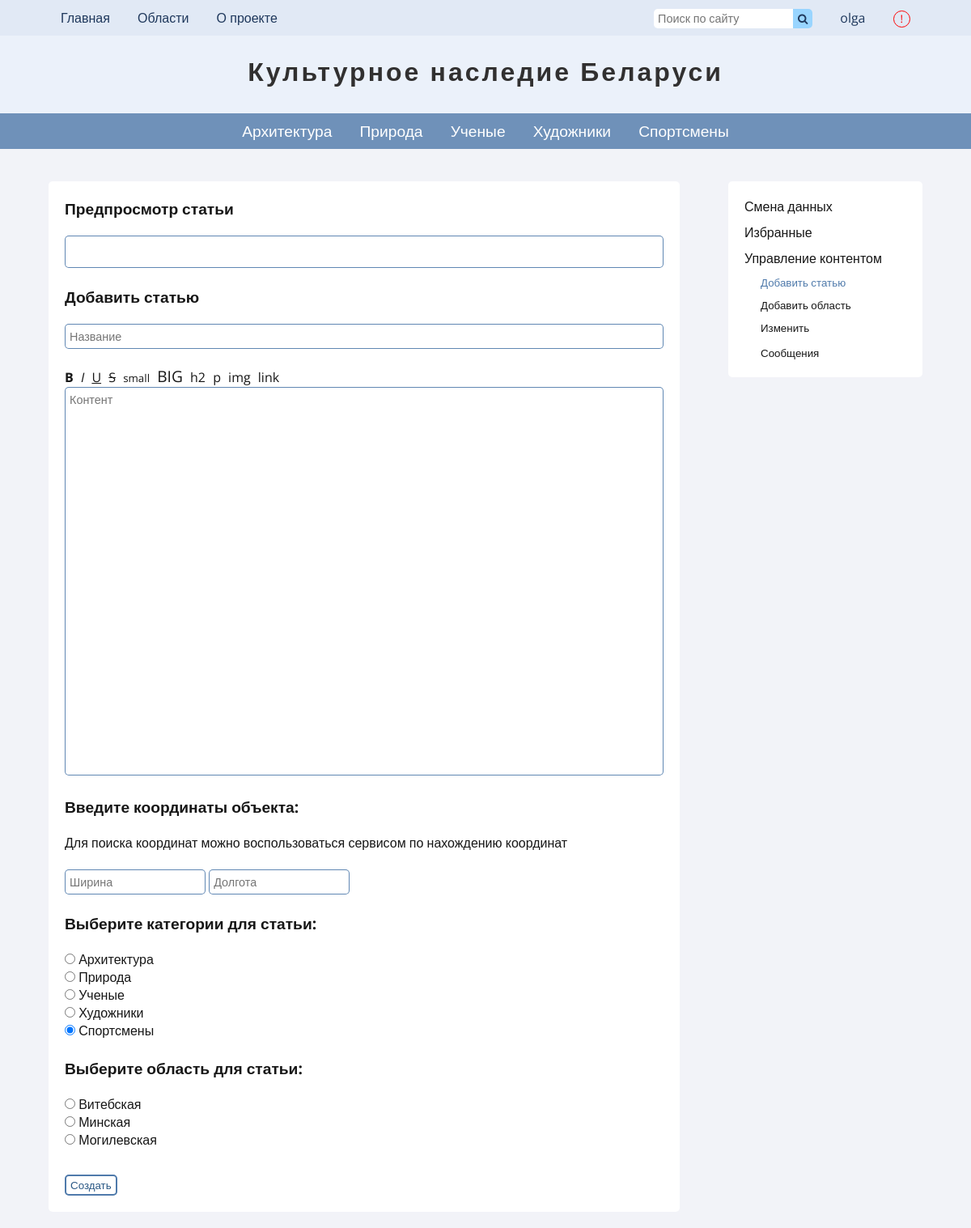
/pages/content-manager.php?mode=create_article (signed in), run on an earlier commit of the app's database.
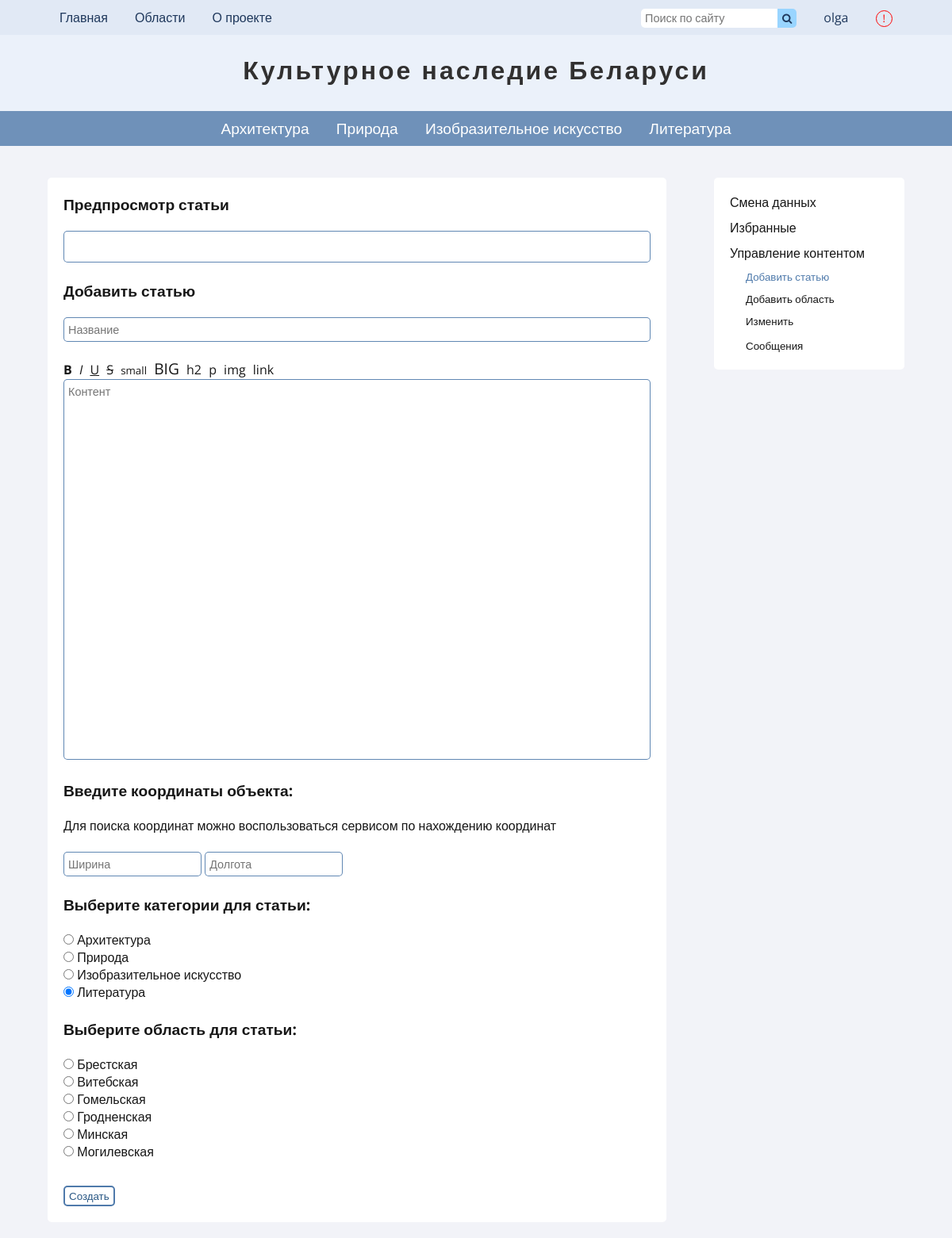
And on a later commit of the database.
### tables this page shows
CREATE TABLE `users` (
  `id` int(11) NOT NULL,
  `name` varchar(20) NOT NULL,
  `password` text NOT NULL,
  `email` varchar(50) NOT NULL,
  `vkey` text NOT NULL,
  `verified` int(2) NOT NULL DEFAULT 0,
  `status` varchar(20) NOT NULL DEFAULT 'member',
  `created` timestamp NOT NULL DEFAULT current_timestamp(),
  `tracked_articles` text DEFAULT NULL
);

CREATE TABLE `categories` (
  `id` int(11) NOT NULL,
  `title` varchar(100) NOT NULL,
  `description` text NOT NULL,
  `last_author` varchar(20) DEFAULT NULL,
  `pubdate` timestamp NOT NULL DEFAULT current_timestamp()
);

CREATE TABLE `districts` (
  `id` int(11) NOT NULL,
  `title` text NOT NULL,
  `description` text NOT NULL,
  `last_author` text DEFAULT NULL
);

### includes/get-user.php (called while the page is built)
<?php
	if (isset($_SESSION['user'])) {
		$user_id = $_SESSION['user'];
		$user = mysqli_query($connection, "SELECT * FROM `users` WHERE `id` = $user_id");
		if (mysqli_num_rows($user) !== false) {
			$user = mysqli_fetch_assoc($user);
			$user_name = $user['name'];
		}
	}

### includes/config.php (called while the page is built, shortened)
<?php
	$params = array(
		'title' => 'Культурное наследие Беларуси'
	);

### pages/content-manager.php (the view, shortened to what this page needs)
<?php require '../includes/config.php' ?>
<!DOCTYPE html>
<html lang="ru">
<head>
	<?php include '../includes/get-user.php'; if (isset($_SESSION['user']) and $user['status'] == 'editor' or $user['status'] == 'admin') { ?>
	<?php include '../includes/common-header.php' ?>
	<link rel="stylesheet" type="text/css" href="../css/article.css?version=1.0">
	<link rel="stylesheet" type="text/css" href="../css/content-manager.css?version=1.0">
</head>
<body>
	<?php
	function currentUrl($url)
				{
					if (strpos($_SERVER['REQUEST_URI'], $url) !== false) {
						echo 'current-page';
					}
				}
		include '../includes/header.php';
		include '../includes/vcs.php';
		$mode = $_GET['mode'];
		if ($mode == 'create_article') {
			$mode_name = 'Добавить статью';
			$title_placeholder = 'Название';
			$textarea_placeholder = "Контент";
		}
		?>
		<aside>
			<?php include '../includes/user-page-aside.php'; ?>
		</aside>
			<?php include '../includes/user-page-aside.php'; ?>
		<section class="side-section">
		<?php
		if ($mode == 'create_article' or $mode == 'update_article' or $mode == 'add_district' or $mode == 'update_district' or $mode == 'update_category' or $mode == 'add_category') { ?>
			<div>
				<div class="page_subtitle">
					<span>
						Предпросмотр статьи
					</span>
				</div>
				<article class="post-preview">
				</article>
			</div>
			<br>
		<?php } ?>
			<div>
				<div class="page_subtitle">
					<span>
						<?php echo $mode_name ?>
					</span>
				</div>
				<form action="content-manager-handler.php" method="post" autocomplete="off">
					<input id="title" type="text" name="title" placeholder="<?php echo $title_placeholder ?>" required="true" value="<?php echo @$title ?>">
					<?php
						if ($mode == 'create_article' or $mode == 'update_article' or $mode == 'add_district' or $mode == 'update_district' or $mode == 'update_category' or $mode == 'add_category') {
							?>
							<div class="toolbar">
								<button type="button" onclick="add('<b></b>', 3)"><b>B</b></button>
								<button type="button" onclick="add('<i></i>', 3)"><i>I</i></button>
								<button type="button" onclick="add('<u></u>', 3)"><u>U</u></button>
								<button type="button" onclick="add('<s></s>', 3)"><s>S</s></button>
								<button type="button" onclick="add('<small></small>', 7)"><small>small</small></button>
								<button type="button" onclick="add('<big></big>', 5)"><big>BIG</big></button>
								<button type="button" onclick="add('<h2></h2>', 4)">h2</button>
								<button type="button" onclick="add('<p></p>', 3)">p</button>
								<button type="button" onclick='add("<img src=\"\" alt=\"\">", 10)'>img</button>
								<button type="button" onclick='add("<a href=\"\"></a>", 9)'>link</button>
							</div>
							<textarea id="post-text" name="text" type="text" placeholder="<?php echo $textarea_placeholder ?>" required="true" spellcheck="true"><?php echo @$content ?></textarea>
							<?php if (strpos($mode, 'article') !== false) { ?>
							<div class="page_subtitle">
								<span>
									Введите координаты объекта:
								</span>
							</div>
							<span>Для поиска координат можно воспользоваться <a target="blank" href="https://www.gpsies.com/coordinate.do?language=ru">сервисом по нахождению координат</a></span> <br> <br>
							<input type="text" name="lat" placeholder="Ширина" value="<?php echo @$lat; ?>">
							<input type="text" name="lng" placeholder="Долгота" value="<?php echo @$lng; ?>">
							<br> <br>
							<div class="page_subtitle">
								<span>
									Выберите категории для статьи:
								</span>
							</div>
							<div class="categories-variants">
								<?php
									$categories = mysqli_query($connection, "SELECT * from `categories`");
									if (mysqli_num_rows($categories) > 0) {
										while ($category = mysqli_fetch_assoc($categories)) {
											?>
											<div class="category-variant">
												<input <?php if ($mode == 'update_article' and strpos($category_id, $category['id']) !== false) { echo 'checked'; } else if ($mode != 'update_article') { echo 'checked'; } ?> class="category-box" type="radio" name="category" value="<?php echo $category['id'] ?>">
												<label class="category-title" for="category"><?php echo $category['title'] ?></label>
											</div>
											<?php
										}
									}
								?>
							</div>
							<br>
							<div class="page_subtitle">
								<span>
									Выберите область для статьи:
								</span>
							</div>
							<div class="categories-variants">
								<?php
									$districts = mysqli_query($connection, "SELECT * from `districts` ORDER BY `title`");
									if (mysqli_num_rows($districts) > 0) {
										while ($district = mysqli_fetch_assoc($districts)) {
											?>
											<div class="category-variant">
												<input <?php if ($mode == 'update_article' and strpos($district_id, $district['id']) !== false) { echo 'checked'; } ?> class="category-box" type="radio" name="district" value="<?php echo $district['id'] ?>">
												<label class="category-title" for="district"><?php echo $district['title'] ?></label>
											</div>
											<?php
										}
									}
								?>
							</div>
							<?php } ?>
							<?php
						}
						if ($mode == 'add_category' or $mode == 'create_article' or $mode == 'add_district') {
							?>
							<br>
							<button class="send-button">Создать</button>
							<?php
						}
					?>
				</form>
			</div>
		</section>
	</body>
</html>
<?php }?>

### includes/common-header.php (shortened to what this page needs)
<link rel="stylesheet" type="text/css" href="../css/main.css?version=1.0">
<link rel="stylesheet" type="text/css" href="../css/aside.css?version=1.0">

### includes/header.php (shortened to what this page needs)
<?php require '../includes/get-user.php' ?>
<?php require '../includes/menu-manager.php' ?>
<link rel="stylesheet" type="text/css" href="../css/header.css">
<link rel="stylesheet" href="https://cdnjs.cloudflare.com/ajax/libs/font-awesome/4.7.0/css/font-awesome.min.css">
<header>
	<div class="tool-section">
		<div id="tool-content">
			<div id="left">
				<a href="home.php">Главная</a>
				<div class="dropdown">
					<a onclick="showDistricts()">Области</a>
				</div>
				<a href="about.php">О проекте</a>
			</div>
			<div id="right">
				<div class="search-section">
					<form method="get" action="../pages/search-results.php" autocomplete="off">
						<input class="search-input" type="text" placeholder="Поиск по сайту" name="search_key" value="<?php if (isset($key)) {echo $key;} ?>" maxlength="25">
						<button class="search-btn" type="submit"><i class="fa fa-search"></i></button>
					</form>
				</div>
				<?php
					if (!isset($_SESSION['user'])) { ?>
						<a href="login.php">Вход</a>
					<?php }
					else { ?>
						<a href="user.php"><?php echo $user_name  ?></a>
					<?php } ?>
				<button id="complain-button" title="Сообщить о проблеме модераторам" type="button" onclick="fullwindowpopup()"><span id="exclamation-mark">!</span></button>
			</div>
		</div>
	</div>
	<div class="logo">
		<a href="home.php">
		<?php echo $params['title'] ?></a>
	</div>
	<div class="categories-section">
		<ul id="categories-section">
			<?php
				$categories = mysqli_query($connection, "SELECT `title`, `id` FROM `categories` ORDER BY `id` ASC");
				while ($cat = mysqli_fetch_assoc($categories)) {
					$id = $cat['id'];
					?>
					<li <?php cur_page("category.php?cat=" . $id) ?>><a href="category.php?cat=<?php echo $id ?>"><?php echo $cat['title'] ?> </a></li>
			<?php } ?>
		</ul>
	</div>
</header>

### includes/menu-manager.php
<?php
	function cur_page ($current) {
		$url = $_SERVER['REQUEST_URI'];
		if (strpos($url, $current) !== false) {
			echo "class='current_page'";
		}
	}

### includes/user-page-aside.php
<a class="<?php currentUrl('user') ?>" href="user.php">Смена данных</a>
<a class="<?php currentUrl('tracked') ?>" href="tracked.php">Избранные</a>
<?php
	if (isset($_SESSION['user']) and ($user['status'] == 'editor' or $user['status'] == 'admin')) { ?>
	<span>Управление контентом</span>
	<div class="manage-options">
		<small><?php include '../includes/content-manager-aside-content.php' ?></small>
	</div>
<?php } ?>

### includes/content-manager-aside-content.php (shortened to what this page needs)
<?php
	include '../includes/get-user.php';
?>
<a href="content-manager.php?mode=create_article" class="<?php currentUrl('create_article') ?>">Добавить статью</a>
<a href="content-manager.php?mode=add_district" class="<?php currentUrl('add_district') ?>">Добавить область</a>
<a href="content-manager.php?mode=update" class="<?php currentUrl('update') ?>">Изменить</a>
<a href="complains.php" class="<?php currentUrl('complains') ?>">Сообщения</a>

### css/main.css (style rules this page uses)
* { margin: 0; padding: 0; font-family: 'Open Sans', sans-serif; color: #171717; box-sizing: border-box; }
body { min-height: 100vh; background-color: #f2f3f8; }
a { text-decoration: none; }
.current-page, .current_link { color: rgba(79, 122, 171, 1); }
section { overflow: auto; max-width: 100%; padding: 20px; margin: 0 5%; margin-bottom: 20px; background-color: #fff; border-radius: 5px; }
.side-section { width: 65%; float: left; }
input, textarea { border-radius: 5px; border: 1px solid rgba(79, 122, 171, 0.9); padding: 5px; font-size: 0.9em; max-width: 100%; }
.category-box, .delete-option { background-color: lightgrey; border: 1px solid #171717; }
.page_subtitle span { font-size: 1.2em; font-weight: bold; }
.page_subtitle, .centered-page-subtitle { margin-bottom: 20px; }
button { cursor: pointer; }
.send-button { color: #2a5885; margin-top: 10px; border-radius: 5px; padding: 2px 5px 2px 5px; border: 2px solid rgba(79, 122, 171, 1); background-color: transparent; }

### css/aside.css (style rules this page uses)
aside { float: right; margin-right: 5%; width: 20%; background-color: #fff; padding: 20px; border-radius: 5px; }
aside a:not(:last-child), .additional a:not(:last-child) { display: block; margin-bottom: 10px; }
form label { margin-right: 5px; }
.manage-options { margin: 10px 0 0 20px; }

### css/article.css (style rules this page uses)
article { background-color: #fff; margin: 0 auto; word-wrap: break-word; border-radius: 5px; }

### css/content-manager.css (style rules this page uses)
#title { margin-bottom: 20px; width: 100%; }
#post-text { width: 100%; resize: none; margin-bottom: 20px; min-height: 60vh; }
.toolbar button { font-size: 1em; border: 0; background-color: rgba(1, 1, 1, 0); margin-right: 5px; cursor: pointer; }
.post-preview { padding: 10px; border: 1px solid rgba(79, 122, 171, 0.9); min-height: 5vh; width: 100%; }

### css/header.css (style rules this page uses)
header { width: 100%; margin-bottom: 40px; }
.tool-section, .logo, .categories-section { width: 100%; padding: 0 5% 0 5%; }
.tool-section { text-align: center; font-size: 1em; height: 44px; line-height: 44px; background-color: #e1e9f5; }
.tool-section a, #tool-content a { cursor: pointer; color: #1f385c; margin: 5px 15px 5px 15px; }
.search-section { display: inline-block; margin-right: 15px; }
.logo { letter-spacing: 3px; font-weight: bold; word-wrap: break-word; padding-top: 0.7em; text-align: center; font-size: 2em; height: 3em; background-color: #ebf1fa; }
.logo a { cursor: default; color: #313030; }
.categories-section { text-align: center; background-color: rgba(79, 122, 171, 0.8); }
#right { float: right; }
#left { float: left; }
.search-input { border: 0; height: 24px; border-top-right-radius: 0; border-bottom-right-radius: 0; }
.search-btn { border: 0; background-color: #99d5ff; border-top-right-radius: 5px; border-bottom-right-radius: 5px; margin-top: 10.5px; width: 24px; height: 24px; float: right; }
.search-btn i { color: #1f385c; }
#complain-button { margin-left: 15px; margin-right: 15px; width: 1.6em; height: 1.6em; vertical-align: middle; border-radius: 50%; border: 1px solid red; background-color: transparent; }
.dropdown { display: inline-block; }
#exclamation-mark { color: red; display: block; line-height: 1em; }
li { vertical-align: middle; font-size: 1.2em; height: 44px; line-height: 44px; display: inline-block; padding: 0 15px 0 15px; }
li a { color: #fff; }

What changed in the data, as far as the page shows it:
removed categories: title "Ученые"
removed categories: title "Художники"
removed categories: title "Спортсмены", category "☑"
added categories: title "Изобразительное искусство"
added categories: title "Литература", category "☑"
added districts: title "Брестская"
added districts: title "Гомельская"
added districts: title "Гродненская"
